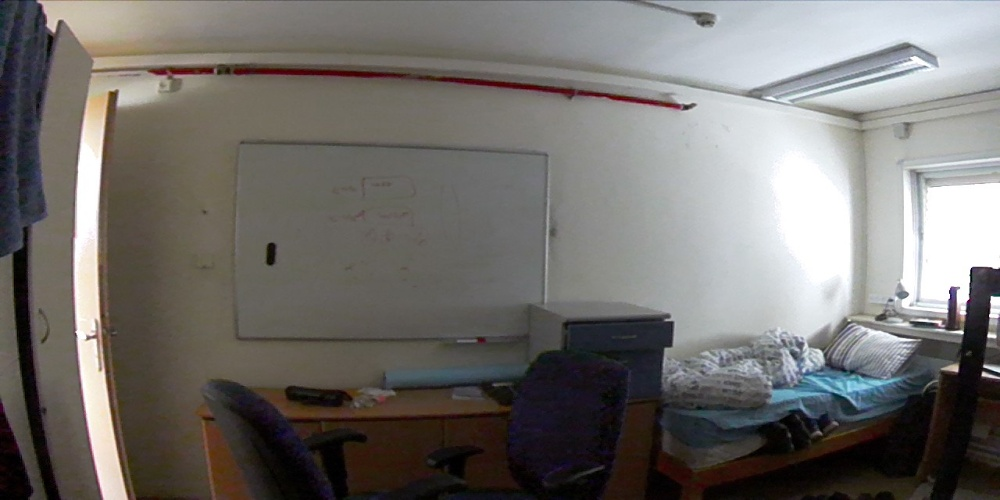
#> input picture sessions/indoor/2019_05_04_08_13_06.jpg, 1000 x 500 px; its folder holds only this picture in this run
$ python back_sub.py
#> lines starting #> are read from the running program, lines starting #| are printed output that depends on the picture
import numpy as np
import cv2
import os

session_path = "sessions/indoor/"
session_images = [session_path + path for path in sorted(os.listdir(session_path))]

fgbgs = [
    cv2.createBackgroundSubtractorMOG2(history=200, varThreshold=20, detectShadows=True),
    cv2.bgsegm.createBackgroundSubtractorGMG(),
    cv2.bgsegm.createBackgroundSubtractorLSBP(minCount=50000),
    cv2.bgsegm.createBackgroundSubtractorGSOC(),
    cv2.bgsegm.createBackgroundSubtractorCNT(),
]


for path in session_images:
    frame = cv2.imread(path, 0)
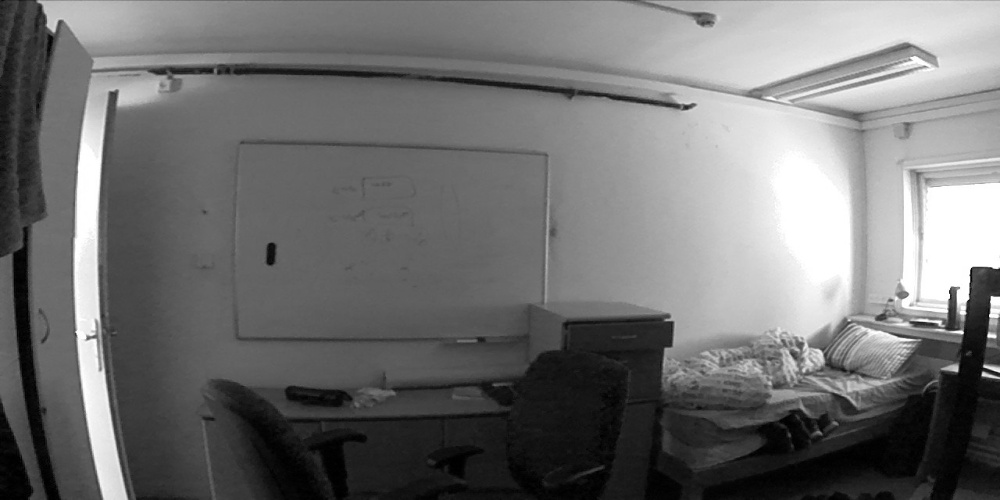
#> frame: shape (500, 1000); min 0, max 255, mean 112.7
    frame = cv2.equalizeHist(frame)
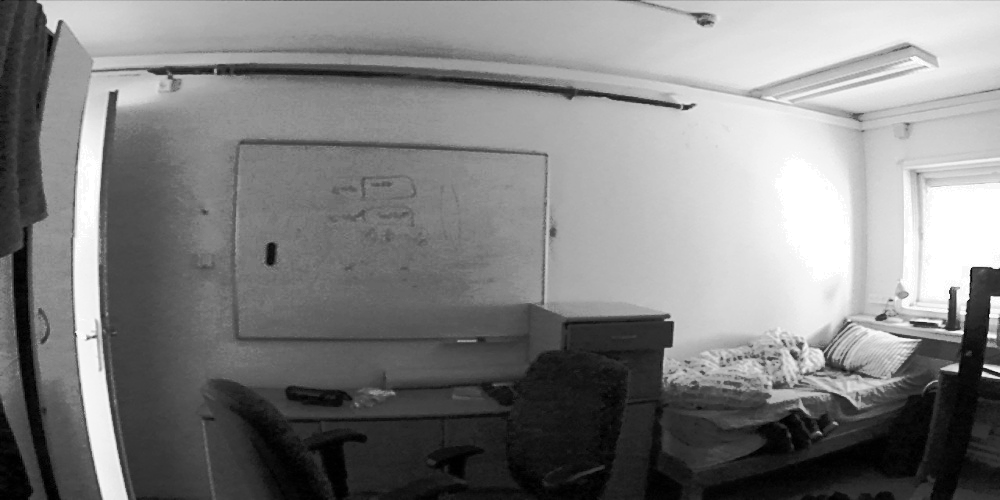
#> frame: shape (500, 1000); min 0, max 255, mean 128.2

    fgmask = fgbgs[2].apply(frame)
#> fgmask: shape (500, 1000); every value is 255
    cv2.imshow('frame', fgmask)
    k = cv2.waitKey(1) & 0xff
#> (key Esc is pressed here)
    if k == 27:
        break

    cv2.imshow('frame', fgmask)
    k = cv2.waitKey(1) & 0xff
    if k == 27:
        break
cv2.destroyAllWindows()

$ run again, on sessions/indoor/2019_05_04_08_19_51.jpg
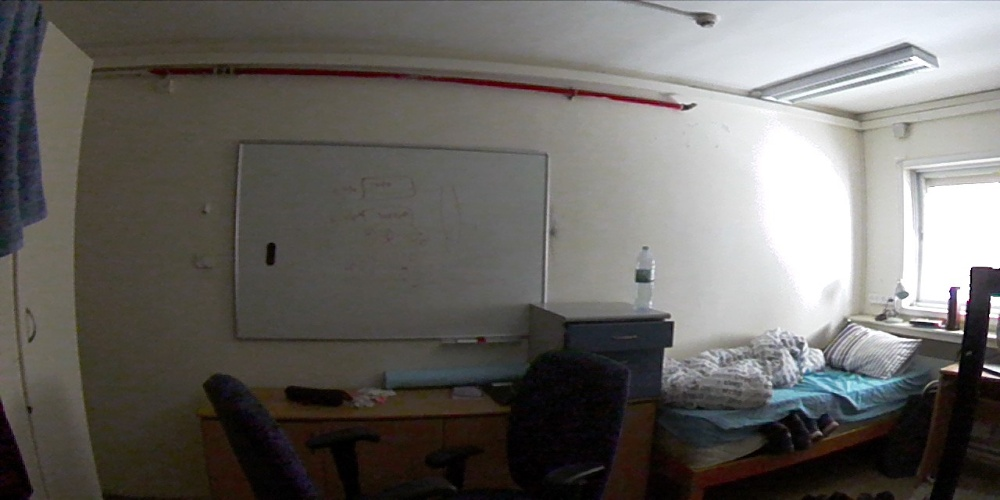
#> input picture sessions/indoor/2019_05_04_08_19_51.jpg, 1000 x 500 px
#> `frame = cv2.equalizeHist(frame)`:
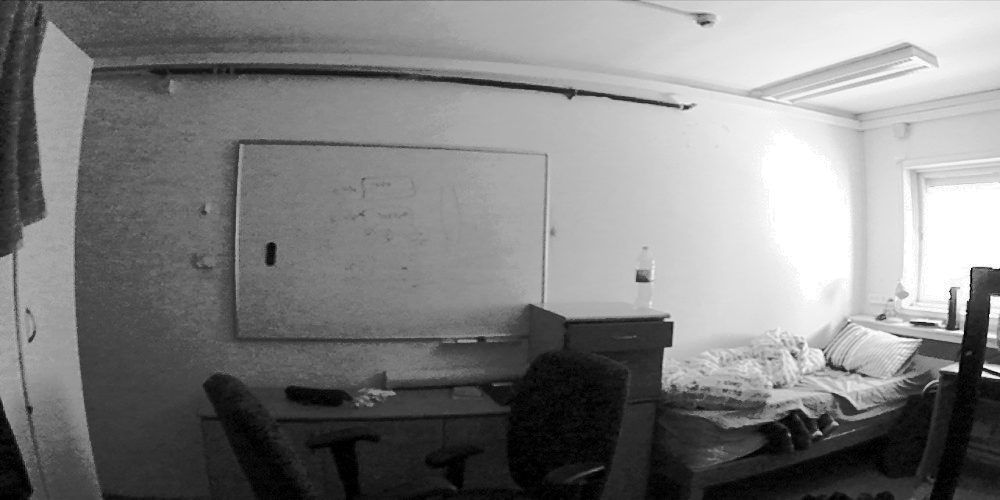
#> frame: shape (500, 1000); min 0, max 255, mean 128.2
#> fgmask: shape (500, 1000); every value is 255
